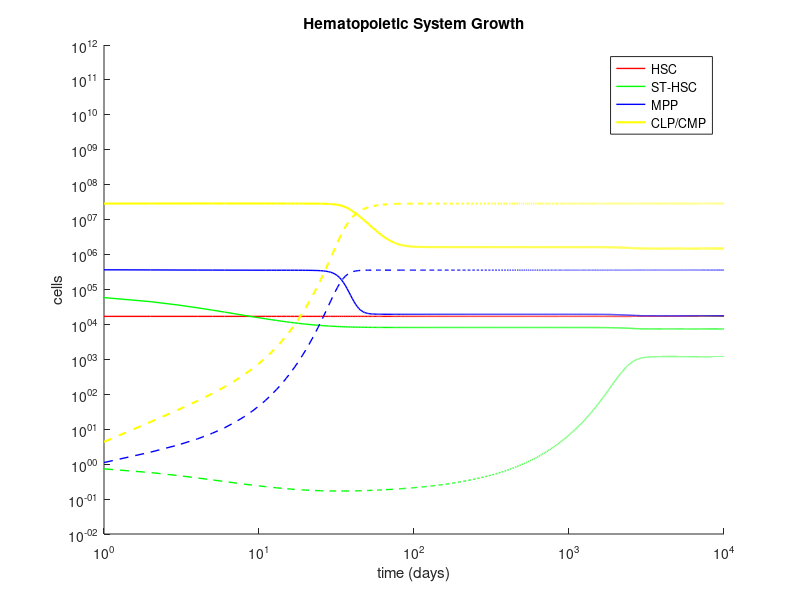

Reproduce this figure in MATLAB.
function [t,dydt1] = HematopoieticSystemModel

time = 0:10000;
%------%

x_0 = 17000;
y_0 = 0;
x_1 = 81800;
y_1 = 1;
x_2 = 357000;
y_2 = 0;
x_3 = 28687000;
y_3 = 0;
% p0_0=100;
%----------%

p = [x_0 y_0 x_1 y_1 x_2 y_2 x_3 y_3];
%--------------------------------------------------%
[t,dydt1] = ode45(@myODE,time,p);


%---Matrices-----%
% [m1, m2, m3, m4, m5, m6] = equillibriatest(dydt1(:,1), dydt1(:,2), dydt1(:,3), dydt1(:,4), dydt1(:,5), dydt1(:,6));
% save('m1.mat','m1')
% save('m2.mat','m2')
% save('m3.mat','m3')
% save('m4.mat','m4')
% save('m5.mat','m5')
% save('m6.mat','m6')


%% -----Individual Plots------ %
% figure (1)
% hold on
% subplot (1,3,1);
% plot(t,dydt1(:, 1), 'r');
% title ('HSC');
% xlabel('time')
% ylabel('cells')
% hold off
% 
% hold on
% subplot (1,3,2);
% plot (t, dydt1(:,3),'g');
% title ('ST-HSCs');
% xlabel('time')
% ylabel('cells')
% hold off
% 
% hold on
% subplot (1, 3, 3);
% plot (t, dydt1(:,5),'b');
% title ('MPPs');
% xlabel('time')
% ylabel('cells')
% hold off
% 
% %------------------%
figure (2)
hold on
plot(t,dydt1(:, 1), 'r','LineWidth',1.0);
plot (t, dydt1(:,3),'g','LineWidth',1.0);
plot (t, dydt1(:,5),'b','LineWidth',1.0);
plot (t, dydt1(:,7),'y','LineWidth',1.5);
plot(t,dydt1(:, 2), '--r','LineWidth',1.0);
plot (t, dydt1(:,4),'--g','LineWidth',1.0);
plot (t, dydt1(:,6),'--b','LineWidth',1.0);
plot (t, dydt1(:,8),'--y','LineWidth',1.5);
legend ('HSC' , 'ST-HSC', 'MPP', 'CLP/CMP');
xlabel('time (days)');
ylabel('cells');
ylim([10^-2 10^12]);
xlim([10^0 10^4]);
title ('Hematopoietic System Growth');
set(gca, 'YScale', 'log');
set(gca, 'XScale', 'log');
hold off

%------------------%
% 
% figure (3)
% plot(t,dydt1(:, 2), 'g');
% hold on
% plot (t, dydt1(:,4),'b');
% plot (t, dydt1(:,6),'m');
% legend ('HSC' , 'ST-HSC', 'MPP');
% xlabel('time (days)');
% ylabel('mutant cells');
% title ('Hematopoietic System: Mutant Growth');
% set(gca, 'YScale', 'log');
% hold off
% ylim auto
% % 
% figure(4)
% plot (t, dydt1(:,1),'g');
% hold on
% plot (t, dydt1(:,2), 'k');
% title ('HSCs');
% xlabel('time');
% ylabel('cells');
% legend ('HSC', 'mutant');
% set(gca, 'YScale', 'log');
% hold off
% ylim auto

% figure (5)
% plot (t, dydt1(:,3),'b')
% hold on
% plot (t, dydt1(:,4),'k')
% title ('ST-HSCs');
% xlabel('time');
% ylabel('cells');
% legend ('ST-HSC', 'mutant');
% set(gca, 'YScale', 'log');
% hold off
% ylim auto
% 
% figure (6)
% plot (t, dydt1(:,5), 'm')
% hold on
% plot (t, dydt1(:,6),'k')
% title ('MPPs');
% xlabel('time');
% ylabel('cells');
% legend ('MPPs', 'mutants');
% set(gca, 'YScale', 'log');
% hold off 
% ylim auto


% figure(7)
% hold on
% plot (t, dydt1(:,5), 'k')
% title ('Self Renewal for HSCs');
% xlabel('time')
% ylabel('cells')
% hold off

end

function dydt = myODE(t,y, r);

global P0 P1 P2 h0 r0 r1 r2 d3 u1 s x0 u0 u2 h2 h1 
d3=0.1;
s=0.05;
x0=17000;
r0=0.01818;
r1=0.8712;
r2=8.0217;
P0=0.5;
P1=0.4783;
P2=0.4987;
u0=0;
u1=0;
u2=0;
%%weak control
h0= 10^-5;
h1= 10^-5;
h2= 10^-5;

% y(1) = x_0;
% y(2) = y_0;
% y(3) = x_1;
% y(4) = y_1;
% y(5) = x_2;
% y(6) = y_2;

c0=0.5+((h0*x0)/2);
c1=P1+((r0*x0*h1*P1)/(r1*(1-2*P1)));
c2=P2+((2*r0*x0*h2*P2*(1-P1))/(r2*(1-2*P1)*(1-2*P2)));

p0=c0./(1+h0.*(y(1)+y(2)));
p1=c1./(1+h1.*(y(3)+y(4)));
p2=c2./(1+h2.*(y(5)+y(6)));

p_0=(1+s)*c0/(1+h0*(y(1)+y(2)));
p_1=(1+s)*c1/(1+h1*(y(3)+y(4)));
p_2=(1+s)*c2/(1+h2*(y(5)+y(6)));


tmp1 = r0.*y(1).*p0.*(1-u0)-r0.*y(1).*(1-p0);
tmp2 = r0.*y(1).*p0.*u0-r0.*y(2).*(2.*p_0-1); 
%%
tmp3 = r0.*y(1).*(1-p0).*(2-u0)+r1.*y(3).*p1.*(1-u1)-r1.*y(3).*(1-p1);
tmp4 = r0.*y(1).*(1-p0).*u0+2.*r0.*y(2).*(1-p_0)+r1.*y(3).*p1.*u1+r1.*y(4).*(2*p_1-1);
%%
tmp5 =r1.*y(3).*(1-p1).*(2-u1)+r2.*y(5).*p2.*(1-u2)-r2.*y(5).*(1-p2);
tmp6 =r1.*y(3).*(1-p1).*u1+2.*r1.*y(4).*(1-p_1)+r2.*y(5).*p2.*u2+r2.*y(6).*(2*p_2-1);
%%
tmp7 =r2*y(5)*(1-p2)*(2-u2)-d3*y(7);
tmp8 =r2*y(5)*(1-p2)*u2+2*r2*y(6)*(1-p_2)-d3*y(8);

dydt = [tmp1; tmp2; tmp3; tmp4; tmp5; tmp6; tmp7; tmp8];

end

% function [matrix1, matrix2, matrix3, matrix4, matrix5, matrix6] = equillibriatest (in1, in2, in3, in4, in5, in6)
% matrix1 = in1;
% matrix2 = in2;
% matrix3 = in3;
% matrix4 = in4;
% matrix5 = in5;
% matrix6 = in6;
% end